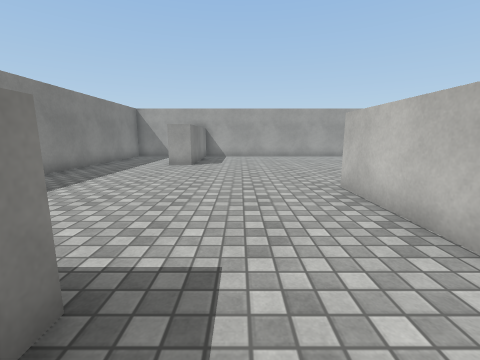
View 1 (above)

15 first-person views from a walk through a Unity game level. The camera is 1.2 m above the floor, tilts 10° down and sees 90° across. The floor is counted in squares, 1 m on a side. Each view is taken from the middle of a square. On the plan, view 1 faces up. The plan holds only what a view shows up to about 12 squares ahead; the rest is blank. Surface patterns are stand-ins for the level's own textures.

View 2
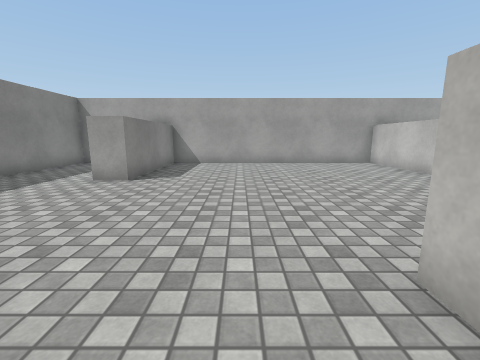

View 3
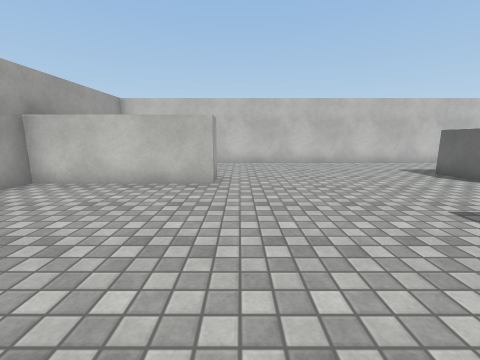

View 4
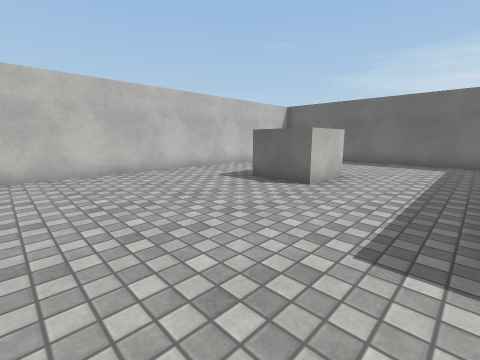

View 5
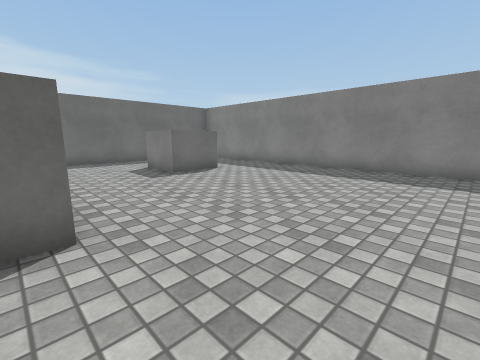

View 6
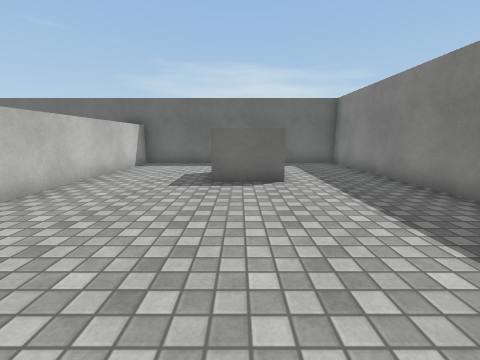

View 7
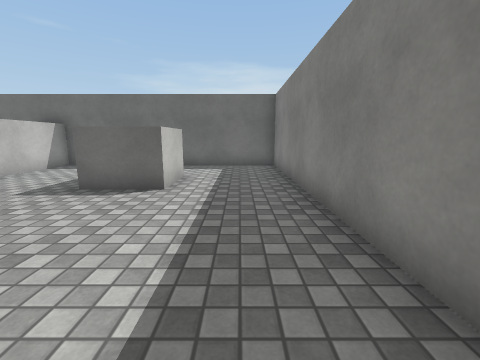

View 8
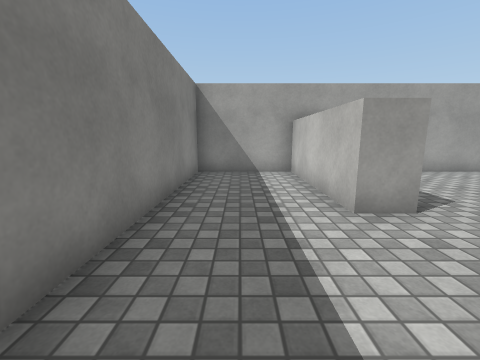

View 9
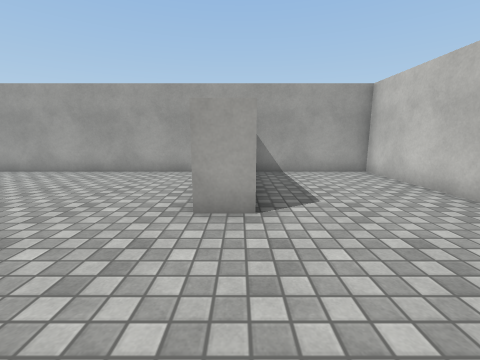

View 10
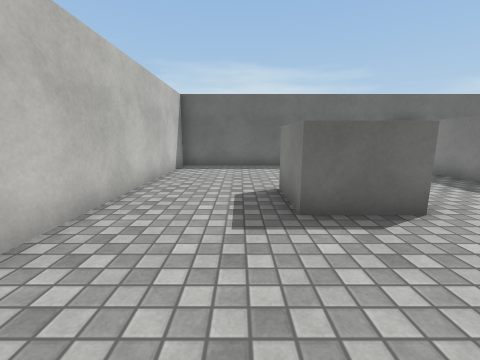

View 11
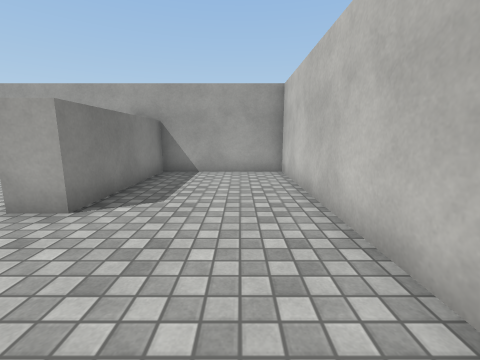

View 12
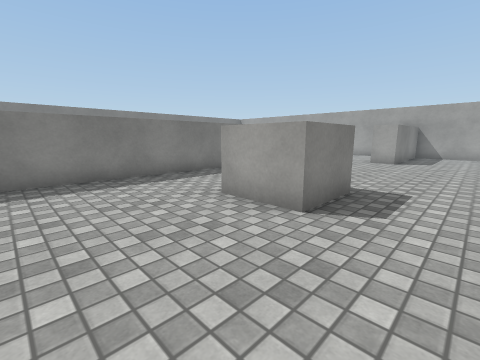

View 13
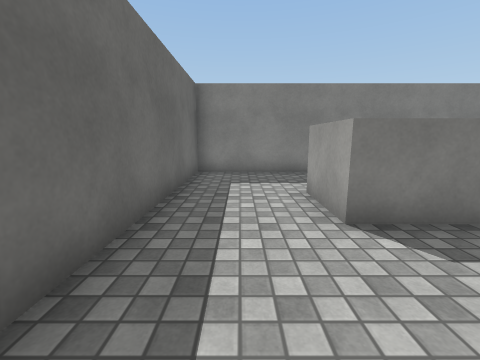

View 14
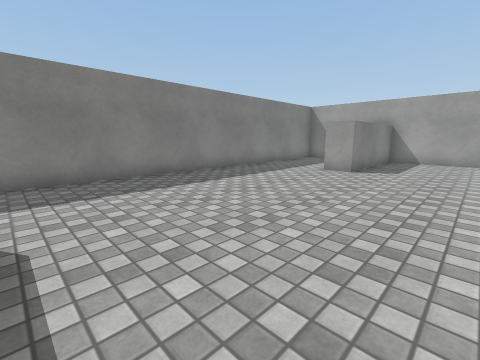

View 15
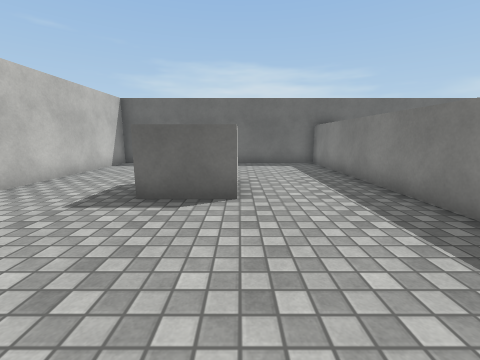

### Floor plan
Points are (right, up) in squares from view 1. A wall is a line through its corners. A room is listed if a view was taken in it or the views show most of it. See-through windows are left out.
Room 1 (views 1, 2, 3, 4, 5, 6, 7, 8, 9, 10, 11, 12, 13, 14, 15)
walls: (3.5, 4.6) (3.5, -3.5) (12.5, -3.5) (12.5, 15.5) (8.3, 15.5) (8.3, 10.7) (7.3, 10.7) (7.3, 15.5) (-2.2, 15.5) (-2.2, 10.7) (-3.2, 10.7) (-3.2, 15.5) (-6.5, 15.5) (-6.5, -3.5) (2.5, -3.5) (2.5, 5.9) (3.1, 5.9)
objects: other object (-3, 0) to (-1, 1); other object (7, 1) to (9, 3)

Where each view was taken, in squares from view 1:
view 1: 0 up, 0 right, facing up
view 2: 4 up, 1 right, facing up
view 3: 10 up, 1 right, facing right
view 4: 9 up, 4 right, facing down-right
view 5: 9 up, 3 right, facing down-left
view 6: 8 up, 2 left, facing down
view 7: 7 up, 5 left, facing down
view 8: 7 up, 5 left, facing up
view 9: 7 up, 8 right, facing up
view 10: 7 up, 10 right, facing down
view 11: 7 up, 11 right, facing up
view 12: 2 down, 11 right, facing up-left
view 13: 2 down, 2 right, facing left
view 14: 2 up, 1 right, facing up-left
view 15: 8 up, 7 right, facing down
